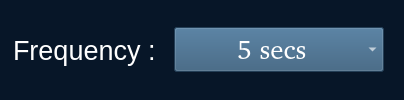
      <widget class="QWidget" name="widget" native="true">
       <property name="font">
        <font>
         <family>Arial</family>
        </font>
       </property>
       <property name="styleSheet">
        <string notr="true">background:rgb(7, 22, 40);
font-style:21px;
</string>
       </property>
       <layout class="QHBoxLayout" name="horizontalLayout_5" stretch="0,2,0">
        <property name="spacing">
         <number>10</number>
        </property>
        <property name="leftMargin">
         <number>0</number>
        </property>
        <property name="topMargin">
         <number>0</number>
        </property>
        <property name="rightMargin">
         <number>20</number>
        </property>
        <property name="bottomMargin">
         <number>0</number>
        </property>
        <item>
         <widget class="QLabel" name="label">
          <property name="minimumSize">
           <size>
            <width>3</width>
            <height>70</height>
           </size>
          </property>
          <property name="maximumSize">
           <size>
            <width>3</width>
            <height>16777215</height>
           </size>
          </property>
          <property name="text">
           <string>&lt;html&gt;&lt;head/&gt;&lt;body&gt;&lt;p&gt;&lt;img src=&quot;:/icons/blue.png&quot;/&gt;&lt;/p&gt;&lt;/body&gt;&lt;/html&gt;</string>
          </property>
         </widget>
        </item>
        <item>
         <widget class="QLabel" name="Frequency_text">
          <property name="minimumSize">
           <size>
            <width>0</width>
            <height>70</height>
           </size>
          </property>
          <property name="font">
           <font>
            <family>Arial</family>
            <pointsize>20</pointsize>
            <bold>false</bold>
           </font>
          </property>
          <property name="styleSheet">
           <string notr="true">color:rgb(255, 255, 255);</string>
          </property>
          <property name="text">
           <string>Frequency : </string>
          </property>
         </widget>
        </item>
        <item alignment="Qt::AlignHCenter|Qt::AlignVCenter">
         <widget class="QComboBox" name="Frequency_comboBox">
          <property name="minimumSize">
           <size>
            <width>210</width>
            <height>0</height>
           </size>
          </property>
          <property name="palette">
           <palette>
            <active>
             <colorrole role="WindowText">
              <brush brushstyle="SolidPattern">
               <color alpha="255">
                <red>255</red>
                <green>255</green>
                <blue>255</blue>
               </color>
              </brush>
             </colorrole>
             <colorrole role="Button">
              <brush brushstyle="SolidPattern">
               <color alpha="255">
                <red>49</red>
                <green>87</green>
                <blue>120</blue>
               </color>
              </brush>
             </colorrole>
             <colorrole role="Text">
              <brush brushstyle="SolidPattern">
               <color alpha="255">
                <red>255</red>
                <green>255</green>
                <blue>255</blue>
               </color>
              </brush>
             </colorrole>
             <colorrole role="ButtonText">
              <brush brushstyle="SolidPattern">
               <color alpha="255">
                <red>255</red>
                <green>255</green>
                <blue>255</blue>
               </color>
              </brush>
             </colorrole>
             <colorrole role="Base">
              <brush brushstyle="SolidPattern">
               <color alpha="255">
                <red>49</red>
                <green>87</green>
                <blue>120</blue>
               </color>
              </brush>
             </colorrole>
             <colorrole role="Window">
              <brush brushstyle="SolidPattern">
               <color alpha="255">
                <red>49</red>
                <green>87</green>
                <blue>120</blue>
               </color>
              </brush>
             </colorrole>
             <colorrole role="Highlight">
              <brush brushstyle="SolidPattern">
               <color alpha="255">
                <red>27</red>
                <green>126</green>
                <blue>242</blue>
               </color>
              </brush>
             </colorrole>
             <colorrole role="ToolTipText">
              <brush brushstyle="SolidPattern">
               <color alpha="255">
                <red>255</red>
                <green>255</green>
                <blue>255</blue>
               </color>
              </brush>
             </colorrole>
             <colorrole role="PlaceholderText">
              <brush brushstyle="SolidPattern">
               <color alpha="255">
                <red>255</red>
                <green>255</green>
                <blue>255</blue>
               </color>
              </brush>
             </colorrole>
            </active>
            <inactive>
             <colorrole role="WindowText">
              <brush brushstyle="SolidPattern">
               <color alpha="255">
                <red>255</red>
                <green>255</green>
                <blue>255</blue>
               </color>
              </brush>
             </colorrole>
             <colorrole role="Button">
              <brush brushstyle="SolidPattern">
               <color alpha="255">
                <red>49</red>
                <green>87</green>
                <blue>120</blue>
               </color>
              </brush>
             </colorrole>
             <colorrole role="Text">
              <brush brushstyle="SolidPattern">
               <color alpha="255">
                <red>255</red>
                <green>255</green>
                <blue>255</blue>
               </color>
              </brush>
             </colorrole>
             <colorrole role="ButtonText">
              <brush brushstyle="SolidPattern">
               <color alpha="255">
                <red>255</red>
                <green>255</green>
                <blue>255</blue>
               </color>
              </brush>
             </colorrole>
             <colorrole role="Base">
              <brush brushstyle="SolidPattern">
               <color alpha="255">
                <red>49</red>
                <green>87</green>
                <blue>120</blue>
               </color>
              </brush>
             </colorrole>
             <colorrole role="Window">
              <brush brushstyle="SolidPattern">
               <color alpha="255">
                <red>49</red>
                <green>87</green>
                <blue>120</blue>
               </color>
              </brush>
             </colorrole>
             <colorrole role="Highlight">
              <brush brushstyle="SolidPattern">
               <color alpha="255">
                <red>48</red>
                <green>140</green>
                <blue>198</blue>
               </color>
              </brush>
             </colorrole>
             <colorrole role="ToolTipText">
              <brush brushstyle="SolidPattern">
               <color alpha="255">
                <red>0</red>
                <green>0</green>
                <blue>0</blue>
               </color>
              </brush>
             </colorrole>
             <colorrole role="PlaceholderText">
              <brush brushstyle="SolidPattern">
               <color alpha="255">
                <red>255</red>
                <green>255</green>
                <blue>255</blue>
               </color>
              </brush>
             </colorrole>
            </inactive>
            <disabled>
             <colorrole role="WindowText">
              <brush brushstyle="SolidPattern">
               <color alpha="255">
                <red>255</red>
                <green>255</green>
                <blue>255</blue>
               </color>
              </brush>
             </colorrole>
             <colorrole role="Button">
              <brush brushstyle="SolidPattern">
               <color alpha="255">
                <red>49</red>
                <green>87</green>
                <blue>120</blue>
               </color>
              </brush>
             </colorrole>
             <colorrole role="Text">
              <brush brushstyle="SolidPattern">
               <color alpha="255">
                <red>255</red>
                <green>255</green>
                <blue>255</blue>
               </color>
              </brush>
             </colorrole>
             <colorrole role="ButtonText">
              <brush brushstyle="SolidPattern">
               <color alpha="255">
                <red>255</red>
                <green>255</green>
                <blue>255</blue>
               </color>
              </brush>
             </colorrole>
             <colorrole role="Base">
              <brush brushstyle="SolidPattern">
               <color alpha="255">
                <red>49</red>
                <green>87</green>
                <blue>120</blue>
               </color>
              </brush>
             </colorrole>
             <colorrole role="Window">
              <brush brushstyle="SolidPattern">
               <color alpha="255">
                <red>49</red>
                <green>87</green>
                <blue>120</blue>
               </color>
              </brush>
             </colorrole>
             <colorrole role="Highlight">
              <brush brushstyle="SolidPattern">
               <color alpha="255">
                <red>145</red>
                <green>145</green>
                <blue>145</blue>
               </color>
              </brush>
             </colorrole>
             <colorrole role="ToolTipText">
              <brush brushstyle="SolidPattern">
               <color alpha="255">
                <red>0</red>
                <green>0</green>
                <blue>0</blue>
               </color>
              </brush>
             </colorrole>
             <colorrole role="PlaceholderText">
              <brush brushstyle="SolidPattern">
               <color alpha="255">
                <red>255</red>
                <green>255</green>
                <blue>255</blue>
               </color>
              </brush>
             </colorrole>
            </disabled>
           </palette>
          </property>
          <property name="font">
           <font>
            <family>Arial [Mono]</family>
            <pointsize>20</pointsize>
            <bold>false</bold>
           </font>
          </property>
          <property name="styleSheet">
           <string notr="true">QComboBox{
 background-color: rgb(49, 87, 120);
 border-color: rgb(49, 87, 120);
padding:4px 2px;
}
QComboBox QAbstractItemView {
padding:4px 2px;
color: rgb(255, 255, 255);
background-color: rgb(7, 22, 40);   /* 整個下拉窗體的背景色 */
selection-background-color: rgb(49, 87, 120);   /* 整個下拉窗體被選中項的背景色 */
}</string>
          </property>
          <property name="editable">
           <bool>false</bool>
          </property>
          <property name="duplicatesEnabled">
           <bool>false</bool>
          </property>
          <property name="frame">
           <bool>true</bool>
          </property>
          <item>
           <property name="text">
            <string>        5 secs</string>
           </property>
          </item>
          <item>
           <property name="text">
            <string>      10 secs</string>
           </property>
          </item>
          <item>
           <property name="text">
            <string>      30 secs</string>
           </property>
          </item>
          <item>
           <property name="text">
            <string>        1 min</string>
           </property>
          </item>
          <item>
           <property name="text">
            <string>        5 mins</string>
           </property>
          </item>
          <item>
           <property name="text">
            <string>      15 mins</string>
           </property>
          </item>
          <item>
           <property name="text">
            <string>      20 mins</string>
           </property>
          </item>
         </widget>
        </item>
       </layout>
      </widget>
